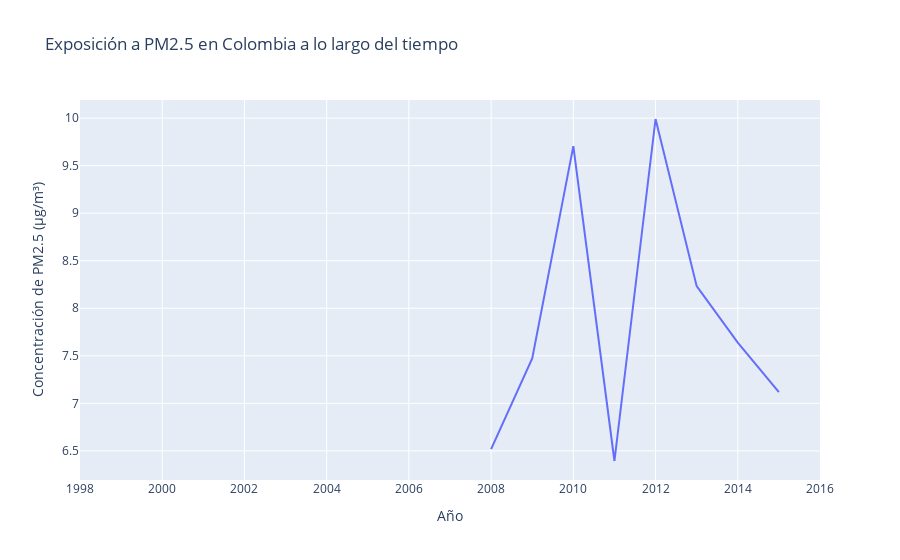
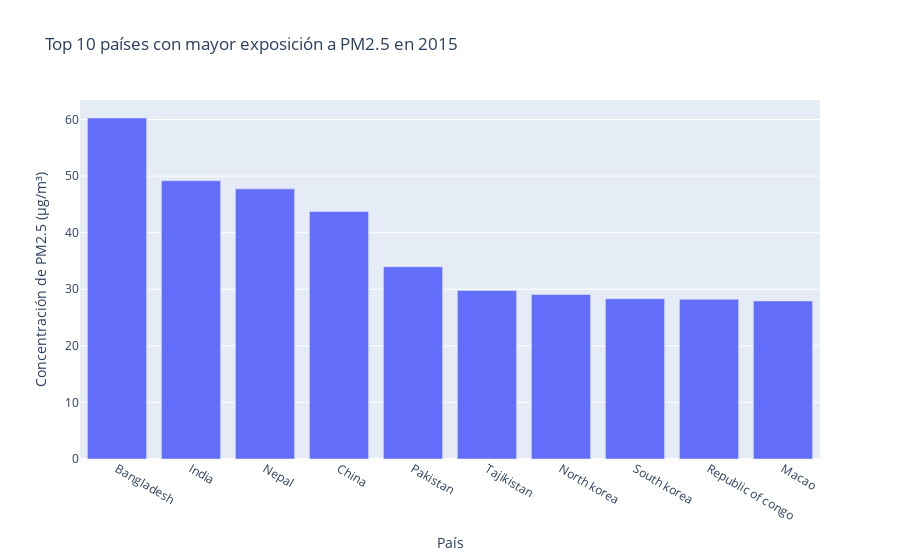
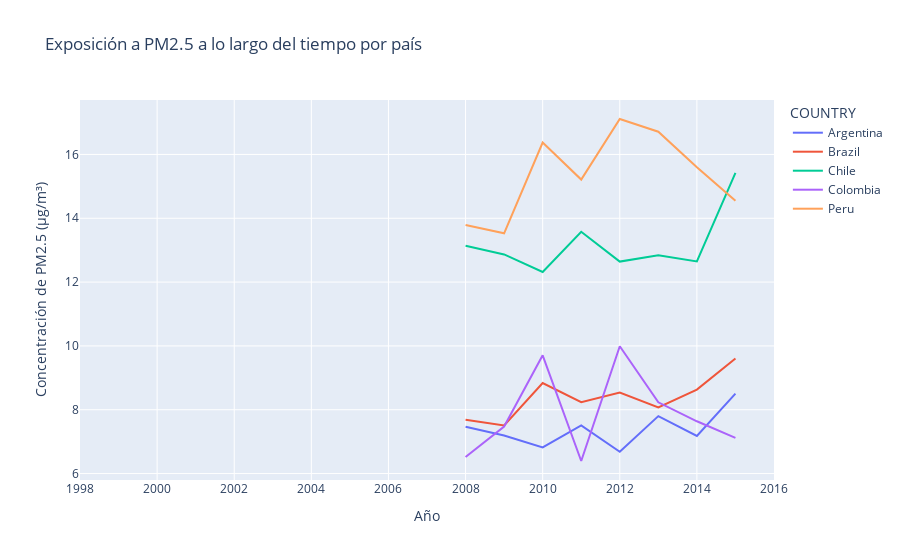

Notebook code for these charts, in order:
### Code cell
# ----------------------------------------
# Ejemplos de uso
# ----------------------------------------

if __name__ == "__main__":
    # Obtener los datos filtrados (puedes ajustar los parámetros según tus necesidades)
    df_data = get_filtered_data(excelData)

    # Ejemplo 1: Graficar la exposición a PM2.5 a lo largo del tiempo para Colombia
    plot_pm25_over_time(df_data, country='Colombia')

    # Ejemplo 2: Comparar la exposición a PM2.5 entre países en 2015
    plot_pm25_comparison(df_data, year=2015, top_n=10)

    # Ejemplo 3: Mostrar un mapa mundial de la exposición a PM2.5 en 2015
    plot_pm25_world_map(df_data, year=2015)

    # Ejemplo 4: Comparar la exposición a PM2.5 a lo largo del tiempo para varios países
    countries_list = ['Colombia', 'Argentina', 'Brazil', 'Chile', 'Peru']
    plot_pm25_multiple_countries(df_data, countries=countries_list)

### Figure 1 — Plotly figure (JSON) as saved in the notebook; plotly's stock layout.template omitted (floating-point values rounded to 4 significant figures)
{"data": [{"hovertemplate": "Year=%{x}<br>PM2.5 (µg/m³)=%{y}<extra></extra>", "legendgroup": "", "line": {"color": "#636efa", "dash": "solid"}, "marker": {"symbol": "circle"}, "mode": "lines", "name": "", "orientation": "v", "showlegend": false, "type": "scatter", "x": [2008, 2009, 2010, 2011, 2012, 2013, 2014, 2015, 1998, 1999, 2000, 2001, 2002, 2003, 2004, 2005, 2006, 2007, 2016], "xaxis": "x", "y": [6.518, 7.473, 9.706, 6.394, 9.991, 8.233, 7.638, 7.118, null, null, null, null, null, null, null, null, null, null, null], "yaxis": "y"}], "layout": {"legend": {"tracegroupgap": 0}, "title": {"text": "Exposición a PM2.5 en Colombia a lo largo del tiempo"}, "xaxis": {"anchor": "y", "domain": [0, 1], "title": {"text": "Año"}}, "yaxis": {"anchor": "x", "domain": [0, 1], "title": {"text": "Concentración de PM2.5 (µg/m³)"}}}}

### Figure 2 — Plotly figure (JSON) as saved in the notebook; plotly's stock layout.template omitted (floating-point values rounded to 4 significant figures)
{"data": [{"alignmentgroup": "True", "hovertemplate": "COUNTRY=%{x}<br>PM2.5 (µg/m³)=%{y}<extra></extra>", "legendgroup": "", "marker": {"color": "#636efa", "pattern": {"shape": ""}}, "name": "", "offsetgroup": "", "orientation": "v", "showlegend": false, "textposition": "auto", "type": "bar", "x": ["Bangladesh", "India", "Nepal", "China", "Pakistan", "Tajikistan", "North korea", "South korea", "Republic of congo", "Macao"], "xaxis": "x", "y": [60.27, 49.18, 47.74, 43.75, 33.98, 29.77, 29.07, 28.32, 28.24, 27.93], "yaxis": "y"}], "layout": {"barmode": "relative", "legend": {"tracegroupgap": 0}, "title": {"text": "Top 10 países con mayor exposición a PM2.5 en 2015"}, "xaxis": {"anchor": "y", "domain": [0, 1], "title": {"text": "País"}}, "yaxis": {"anchor": "x", "domain": [0, 1], "title": {"text": "Concentración de PM2.5 (µg/m³)"}}}}

### Figure 3 — Plotly figure (JSON) as saved in the notebook; plotly's stock layout.template omitted (floating-point values rounded to 4 significant figures)
{"data": [{"hovertemplate": "COUNTRY=Argentina<br>Year=%{x}<br>PM2.5 (µg/m³)=%{y}<extra></extra>", "legendgroup": "Argentina", "line": {"color": "#636efa", "dash": "solid"}, "marker": {"symbol": "circle"}, "mode": "lines", "name": "Argentina", "orientation": "v", "showlegend": true, "type": "scatter", "x": [2008, 2009, 2010, 2011, 2012, 2013, 2014, 2015, 1998, 1999, 2000, 2001, 2002, 2003, 2004, 2005, 2006, 2007, 2016], "xaxis": "x", "y": [7.469, 7.193, 6.817, 7.511, 6.684, 7.801, 7.178, 8.505, null, null, null, null, null, null, null, null, null, null, null], "yaxis": "y"}, {"hovertemplate": "COUNTRY=Brazil<br>Year=%{x}<br>PM2.5 (µg/m³)=%{y}<extra></extra>", "legendgroup": "Brazil", "line": {"color": "#EF553B", "dash": "solid"}, "marker": {"symbol": "circle"}, "mode": "lines", "name": "Brazil", "orientation": "v", "showlegend": true, "type": "scatter", "x": [2008, 2009, 2010, 2011, 2012, 2013, 2014, 2015, 1998, 1999, 2000, 2001, 2002, 2003, 2004, 2005, 2006, 2007, 2016], "xaxis": "x", "y": [7.685, 7.507, 8.835, 8.237, 8.538, 8.07, 8.631, 9.604, null, null, null, null, null, null, null, null, null, null, null], "yaxis": "y"}, {"hovertemplate": "COUNTRY=Chile<br>Year=%{x}<br>PM2.5 (µg/m³)=%{y}<extra></extra>", "legendgroup": "Chile", "line": {"color": "#00cc96", "dash": "solid"}, "marker": {"symbol": "circle"}, "mode": "lines", "name": "Chile", "orientation": "v", "showlegend": true, "type": "scatter", "x": [2008, 2009, 2010, 2011, 2012, 2013, 2014, 2015, 1998, 1999, 2000, 2001, 2002, 2003, 2004, 2005, 2006, 2007, 2016], "xaxis": "x", "y": [13.14, 12.87, 12.32, 13.58, 12.64, 12.84, 12.65, 15.42, null, null, null, null, null, null, null, null, null, null, null], "yaxis": "y"}, {"hovertemplate": "COUNTRY=Colombia<br>Year=%{x}<br>PM2.5 (µg/m³)=%{y}<extra></extra>", "legendgroup": "Colombia", "line": {"color": "#ab63fa", "dash": "solid"}, "marker": {"symbol": "circle"}, "mode": "lines", "name": "Colombia", "orientation": "v", "showlegend": true, "type": "scatter", "x": [2008, 2009, 2010, 2011, 2012, 2013, 2014, 2015, 1998, 1999, 2000, 2001, 2002, 2003, 2004, 2005, 2006, 2007, 2016], "xaxis": "x", "y": [6.518, 7.473, 9.706, 6.394, 9.991, 8.233, 7.638, 7.118, null, null, null, null, null, null, null, null, null, null, null], "yaxis": "y"}, {"hovertemplate": "COUNTRY=Peru<br>Year=%{x}<br>PM2.5 (µg/m³)=%{y}<extra></extra>", "legendgroup": "Peru", "line": {"color": "#FFA15A", "dash": "solid"}, "marker": {"symbol": "circle"}, "mode": "lines", "name": "Peru", "orientation": "v", "showlegend": true, "type": "scatter", "x": [2008, 2009, 2010, 2011, 2012, 2013, 2014, 2015, 1998, 1999, 2000, 2001, 2002, 2003, 2004, 2005, 2006, 2007, 2016], "xaxis": "x", "y": [13.79, 13.53, 16.37, 15.21, 17.11, 16.71, 15.6, 14.55, null, null, null, null, null, null, null, null, null, null, null], "yaxis": "y"}], "layout": {"legend": {"title": {"text": "COUNTRY"}, "tracegroupgap": 0}, "title": {"text": "Exposición a PM2.5 a lo largo del tiempo por país"}, "xaxis": {"anchor": "y", "domain": [0, 1], "title": {"text": "Año"}}, "yaxis": {"anchor": "x", "domain": [0, 1], "title": {"text": "Concentración de PM2.5 (µg/m³)"}}}}
